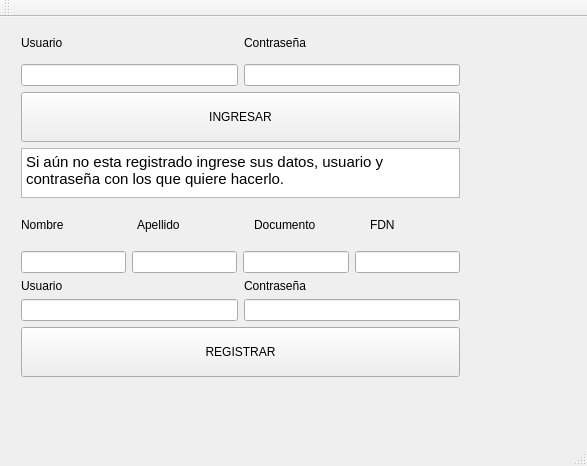
<?xml version="1.0" encoding="UTF-8"?>
<ui version="4.0">
 <class>MainWindow</class>
 <widget class="QMainWindow" name="MainWindow">
  <property name="geometry">
   <rect>
    <x>0</x>
    <y>0</y>
    <width>587</width>
    <height>466</height>
   </rect>
  </property>
  <property name="windowTitle">
   <string>MainW</string>
  </property>
  <widget class="QWidget" name="centralWidget">
   <widget class="QWidget" name="layoutWidget">
    <property name="geometry">
     <rect>
      <x>10</x>
      <y>0</y>
      <width>461</width>
      <height>371</height>
     </rect>
    </property>
    <layout class="QVBoxLayout" name="verticalLayout_6">
     <item>
      <layout class="QVBoxLayout" name="verticalLayout_2">
       <item>
        <layout class="QHBoxLayout" name="horizontalLayout_3">
         <item>
          <layout class="QVBoxLayout" name="verticalLayout_3">
           <item>
            <layout class="QHBoxLayout" name="horizontalLayout_5">
             <item>
              <widget class="QLabel" name="label_6">
               <property name="maximumSize">
                <size>
                 <width>16777215</width>
                 <height>30</height>
                </size>
               </property>
               <property name="text">
                <string>Usuario</string>
               </property>
              </widget>
             </item>
             <item>
              <widget class="QLabel" name="label_5">
               <property name="maximumSize">
                <size>
                 <width>16777215</width>
                 <height>30</height>
                </size>
               </property>
               <property name="text">
                <string>Contraseña</string>
               </property>
              </widget>
             </item>
            </layout>
           </item>
           <item>
            <layout class="QHBoxLayout" name="horizontalLayout_4">
             <item>
              <widget class="QLineEdit" name="cmdingusu"/>
             </item>
             <item>
              <widget class="QLineEdit" name="cmdingcont">
               <property name="autoFillBackground">
                <bool>false</bool>
               </property>
               <property name="echoMode">
                <enum>QLineEdit::Password</enum>
               </property>
              </widget>
             </item>
            </layout>
           </item>
          </layout>
         </item>
        </layout>
       </item>
       <item>
        <widget class="QPushButton" name="pushButton">
         <property name="minimumSize">
          <size>
           <width>0</width>
           <height>50</height>
          </size>
         </property>
         <property name="text">
          <string>INGRESAR</string>
         </property>
        </widget>
       </item>
      </layout>
     </item>
     <item>
      <widget class="QTextEdit" name="textEdit">
       <property name="sizePolicy">
        <sizepolicy hsizetype="Expanding" vsizetype="Maximum">
         <horstretch>0</horstretch>
         <verstretch>0</verstretch>
        </sizepolicy>
       </property>
       <property name="maximumSize">
        <size>
         <width>16777215</width>
         <height>50</height>
        </size>
       </property>
       <property name="html">
        <string>&lt;!DOCTYPE HTML PUBLIC &quot;-//W3C//DTD HTML 4.0//EN&quot; &quot;http://www.w3.org/TR/REC-html40/strict.dtd&quot;&gt;
&lt;html&gt;&lt;head&gt;&lt;meta name=&quot;qrichtext&quot; content=&quot;1&quot; /&gt;&lt;style type=&quot;text/css&quot;&gt;
p, li { white-space: pre-wrap; }
&lt;/style&gt;&lt;/head&gt;&lt;body style=&quot; font-family:'Ubuntu'; font-size:11pt; font-weight:400; font-style:normal;&quot;&gt;
&lt;p style=&quot; margin-top:0px; margin-bottom:0px; margin-left:0px; margin-right:0px; -qt-block-indent:0; text-indent:0px;&quot;&gt;Si aún no esta registrado ingrese sus datos, usuario y contraseña con los que quiere hacerlo.&lt;/p&gt;&lt;/body&gt;&lt;/html&gt;</string>
       </property>
      </widget>
     </item>
     <item>
      <layout class="QVBoxLayout" name="verticalLayout">
       <item>
        <layout class="QHBoxLayout" name="horizontalLayout_2">
         <item>
          <widget class="QLabel" name="label_3">
           <property name="text">
            <string>Nombre</string>
           </property>
          </widget>
         </item>
         <item>
          <widget class="QLabel" name="label_4">
           <property name="text">
            <string>Apellido</string>
           </property>
          </widget>
         </item>
         <item>
          <widget class="QLabel" name="label_2">
           <property name="text">
            <string>Documento</string>
           </property>
          </widget>
         </item>
         <item>
          <widget class="QLabel" name="label">
           <property name="maximumSize">
            <size>
             <width>90</width>
             <height>16777215</height>
            </size>
           </property>
           <property name="text">
            <string>FDN</string>
           </property>
          </widget>
         </item>
        </layout>
       </item>
       <item>
        <layout class="QHBoxLayout" name="horizontalLayout">
         <item>
          <widget class="QLineEdit" name="cmdNombre"/>
         </item>
         <item>
          <widget class="QLineEdit" name="cmdApellido"/>
         </item>
         <item>
          <widget class="QLineEdit" name="cmdDocumento"/>
         </item>
         <item>
          <widget class="QLineEdit" name="cmdFecha"/>
         </item>
        </layout>
       </item>
       <item>
        <layout class="QHBoxLayout" name="horizontalLayout_6">
         <item>
          <layout class="QVBoxLayout" name="verticalLayout_4">
           <item>
            <widget class="QLabel" name="label_7">
             <property name="text">
              <string>Usuario</string>
             </property>
            </widget>
           </item>
           <item>
            <widget class="QLineEdit" name="cmdregusu"/>
           </item>
          </layout>
         </item>
         <item>
          <layout class="QVBoxLayout" name="verticalLayout_5">
           <item>
            <widget class="QLabel" name="label_8">
             <property name="text">
              <string>Contraseña</string>
             </property>
            </widget>
           </item>
           <item>
            <widget class="QLineEdit" name="cmdregcont"/>
           </item>
          </layout>
         </item>
        </layout>
       </item>
       <item>
        <widget class="QPushButton" name="cmdRegistrar">
         <property name="minimumSize">
          <size>
           <width>0</width>
           <height>50</height>
          </size>
         </property>
         <property name="text">
          <string>REGISTRAR</string>
         </property>
        </widget>
       </item>
      </layout>
     </item>
    </layout>
   </widget>
   <widget class="QLabel" name="estado">
    <property name="geometry">
     <rect>
      <x>20</x>
      <y>380</y>
      <width>451</width>
      <height>20</height>
     </rect>
    </property>
    <property name="text">
     <string/>
    </property>
   </widget>
  </widget>
  <widget class="QMenuBar" name="menuBar">
   <property name="geometry">
    <rect>
     <x>0</x>
     <y>0</y>
     <width>587</width>
     <height>22</height>
    </rect>
   </property>
  </widget>
  <widget class="QToolBar" name="mainToolBar">
   <attribute name="toolBarArea">
    <enum>TopToolBarArea</enum>
   </attribute>
   <attribute name="toolBarBreak">
    <bool>false</bool>
   </attribute>
  </widget>
  <widget class="QStatusBar" name="statusBar"/>
 </widget>
 <layoutdefault spacing="6" margin="11"/>
 <resources/>
 <connections/>
</ui>
